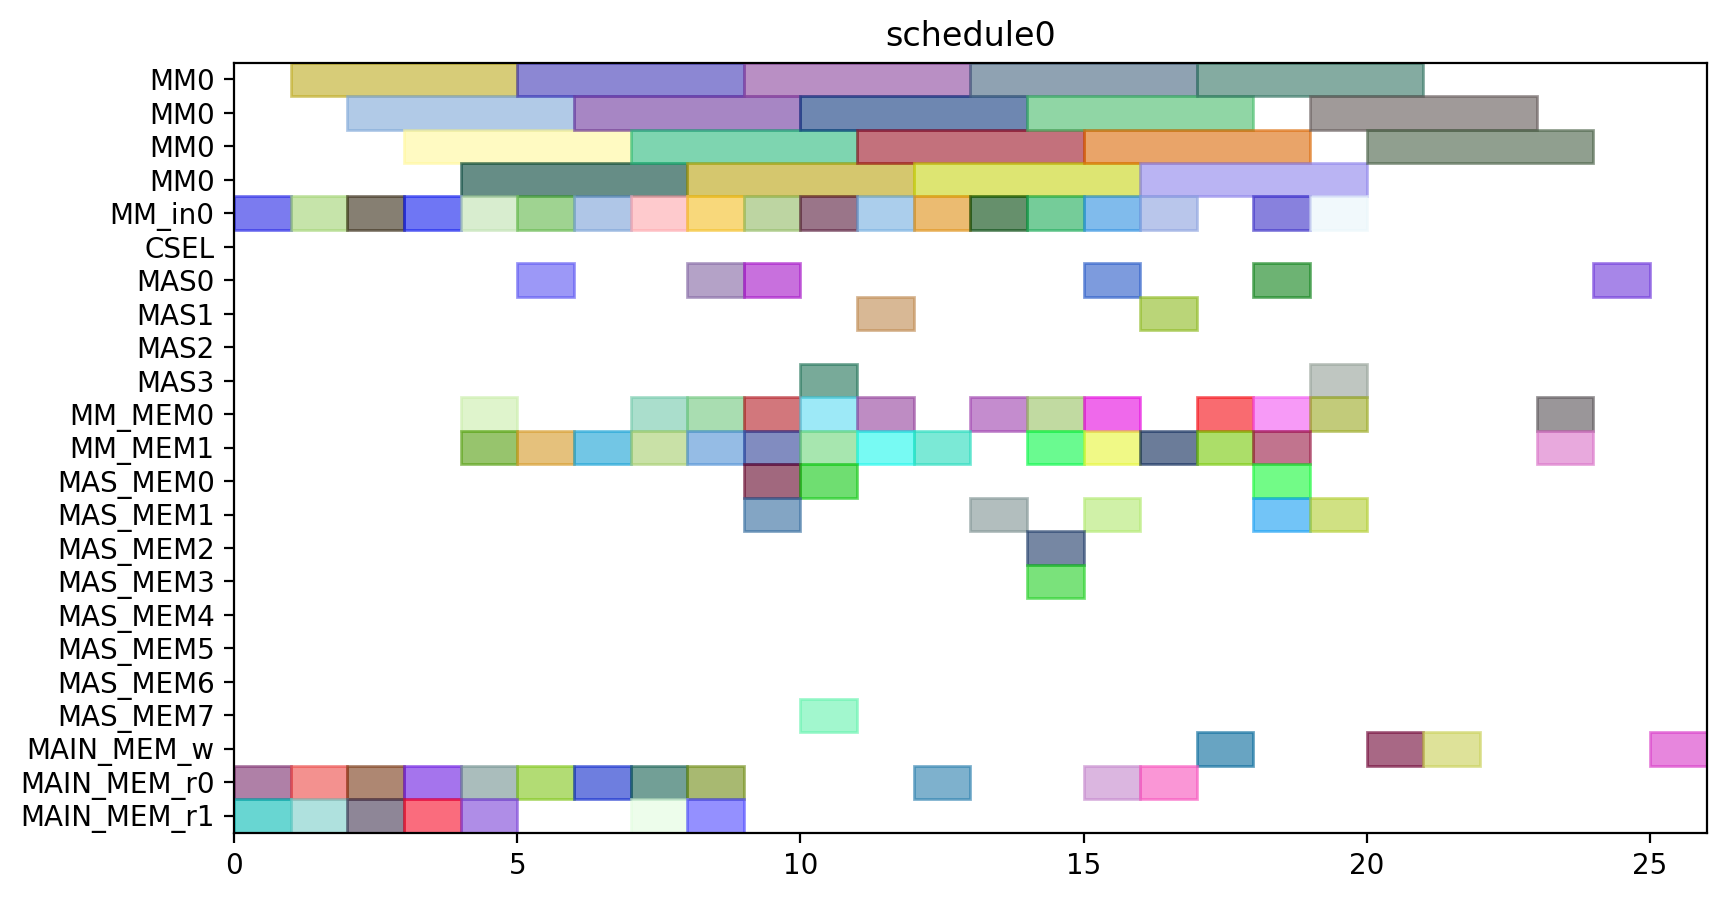

This chart was generated by the following Python code:
from pyschedule import Scenario, solvers, plotters, alt


def solve():
	horizon = 120
	S = Scenario("schedule0", horizon=horizon)

	# resource
	MM = S.Resources('MM', num=1, size=4)
	MM_in = S.Resources('MM_in', num=1)
	CSEL = S.Resource('CSEL')
	MAS = S.Resources('MAS', num=4, size=1, periods=range(1, horizon))
	MM_MEM = S.Resources('MM_MEM', num=2)
	MAS_MEM = S.Resources('MAS_MEM', num=8)
	MAIN_MEM_w = S.Resource('MAIN_MEM_w', size=1)
	MAIN_MEM_r = S.Resources('MAIN_MEM_r', num=2)

	# result of previous scheduling

	# new tasks
	T1 = S.Task('T1', length=4, delay_cost=1)
	T1 += alt(MM)
	T1_in = S.Task('T1_in', length=1, delay_cost=1)
	T1_in += alt(MM_in)
	S += T1_in*MM_in[0]<=T1*MM[0]
	T1_mem0 = S.Task('T1_mem0', length=1, delay_cost=1)
	T1_mem0 += MAIN_MEM_r[0]
	S += T1_mem0 <= T1

	T1_mem1 = S.Task('T1_mem1', length=1, delay_cost=1)
	T1_mem1 += MAIN_MEM_r[1]
	S += T1_mem1 <= T1

	T2 = S.Task('T2', length=4, delay_cost=1)
	T2 += alt(MM)
	T2_in = S.Task('T2_in', length=1, delay_cost=1)
	T2_in += alt(MM_in)
	S += T2_in*MM_in[0]<=T2*MM[0]
	T2_mem0 = S.Task('T2_mem0', length=1, delay_cost=1)
	T2_mem0 += MAIN_MEM_r[0]
	S += T2_mem0 <= T2

	T2_mem1 = S.Task('T2_mem1', length=1, delay_cost=1)
	T2_mem1 += MAIN_MEM_r[1]
	S += T2_mem1 <= T2

	T3 = S.Task('T3', length=4, delay_cost=1)
	T3 += alt(MM)
	T3_in = S.Task('T3_in', length=1, delay_cost=1)
	T3_in += alt(MM_in)
	S += T3_in*MM_in[0]<=T3*MM[0]
	T3_mem0 = S.Task('T3_mem0', length=1, delay_cost=1)
	T3_mem0 += MAIN_MEM_r[0]
	S += T3_mem0 <= T3

	T3_mem1 = S.Task('T3_mem1', length=1, delay_cost=1)
	T3_mem1 += MAIN_MEM_r[1]
	S += T3_mem1 <= T3

	T4 = S.Task('T4', length=4, delay_cost=1)
	T4 += alt(MM)
	T4_in = S.Task('T4_in', length=1, delay_cost=1)
	T4_in += alt(MM_in)
	S += T4_in*MM_in[0]<=T4*MM[0]
	T4_mem0 = S.Task('T4_mem0', length=1, delay_cost=1)
	T4_mem0 += MAIN_MEM_r[0]
	S += T4_mem0 <= T4

	T4_mem1 = S.Task('T4_mem1', length=1, delay_cost=1)
	T4_mem1 += MAIN_MEM_r[1]
	S += T4_mem1 <= T4

	T5 = S.Task('T5', length=4, delay_cost=1)
	T5 += alt(MM)
	T5_in = S.Task('T5_in', length=1, delay_cost=1)
	T5_in += alt(MM_in)
	S += T5_in*MM_in[0]<=T5*MM[0]
	T5_mem0 = S.Task('T5_mem0', length=1, delay_cost=1)
	T5_mem0 += MAIN_MEM_r[0]
	S += T5_mem0 <= T5

	T5_mem1 = S.Task('T5_mem1', length=1, delay_cost=1)
	T5_mem1 += MAIN_MEM_r[1]
	S += T5_mem1 <= T5

	T6 = S.Task('T6', length=4, delay_cost=1)
	T6 += alt(MM)
	T6_in = S.Task('T6_in', length=1, delay_cost=1)
	T6_in += alt(MM_in)
	S += T6_in*MM_in[0]<=T6*MM[0]
	T6_mem0 = S.Task('T6_mem0', length=1, delay_cost=1)
	T6_mem0 += MAIN_MEM_r[0]
	S += T6_mem0 <= T6

	T6_mem1 = S.Task('T6_mem1', length=1, delay_cost=1)
	T6_mem1 += MAIN_MEM_r[1]
	S += T6_mem1 <= T6

	T7 = S.Task('T7', length=4, delay_cost=1)
	T7 += alt(MM)
	T7_in = S.Task('T7_in', length=1, delay_cost=1)
	T7_in += alt(MM_in)
	S += T7_in*MM_in[0]<=T7*MM[0]
	T7_mem0 = S.Task('T7_mem0', length=1, delay_cost=1)
	T7_mem0 += MAIN_MEM_r[0]
	S += T7_mem0 <= T7

	T7_mem1 = S.Task('T7_mem1', length=1, delay_cost=1)
	T7_mem1 += MAIN_MEM_r[1]
	S += T7_mem1 <= T7

	T8 = S.Task('T8', length=4, delay_cost=1)
	T8 += alt(MM)
	T8_in = S.Task('T8_in', length=1, delay_cost=1)
	T8_in += alt(MM_in)
	S += T8_in*MM_in[0]<=T8*MM[0]
	T8_mem0 = S.Task('T8_mem0', length=1, delay_cost=1)
	T8_mem0 += MAIN_MEM_r[0]
	S += T8_mem0 <= T8

	T8_mem1 = S.Task('T8_mem1', length=1, delay_cost=1)
	T8_mem1 += alt(MM_MEM)
	S += (T1*MM[0])-1 < T8_mem1*MM_MEM[1]
	S += T8_mem1 <= T8

	T9 = S.Task('T9', length=4, delay_cost=1)
	T9 += alt(MM)
	T9_in = S.Task('T9_in', length=1, delay_cost=1)
	T9_in += alt(MM_in)
	S += T9_in*MM_in[0]<=T9*MM[0]
	T9_mem0 = S.Task('T9_mem0', length=1, delay_cost=1)
	T9_mem0 += MAIN_MEM_r[0]
	S += T9_mem0 <= T9

	T9_mem1 = S.Task('T9_mem1', length=1, delay_cost=1)
	T9_mem1 += alt(MM_MEM)
	S += (T1*MM[0])-1 < T9_mem1*MM_MEM[1]
	S += T9_mem1 <= T9

	T10 = S.Task('T10', length=4, delay_cost=1)
	T10 += alt(MM)
	T10_in = S.Task('T10_in', length=1, delay_cost=1)
	T10_in += alt(MM_in)
	S += T10_in*MM_in[0]<=T10*MM[0]
	T10_mem0 = S.Task('T10_mem0', length=1, delay_cost=1)
	T10_mem0 += MAIN_MEM_r[0]
	S += T10_mem0 <= T10

	T10_mem1 = S.Task('T10_mem1', length=1, delay_cost=1)
	T10_mem1 += alt(MM_MEM)
	S += (T3*MM[0])-1 < T10_mem1*MM_MEM[1]
	S += T10_mem1 <= T10

	T11 = S.Task('T11', length=4, delay_cost=1)
	T11 += alt(MM)
	T11_in = S.Task('T11_in', length=1, delay_cost=1)
	T11_in += alt(MM_in)
	S += T11_in*MM_in[0]<=T11*MM[0]
	T11_mem0 = S.Task('T11_mem0', length=1, delay_cost=1)
	T11_mem0 += MAIN_MEM_r[0]
	S += T11_mem0 <= T11

	T11_mem1 = S.Task('T11_mem1', length=1, delay_cost=1)
	T11_mem1 += alt(MM_MEM)
	S += (T3*MM[0])-1 < T11_mem1*MM_MEM[1]
	S += T11_mem1 <= T11

	T12 = S.Task('T12', length=1, delay_cost=1)
	T12 += alt(MAS)
	T12_mem0 = S.Task('T12_mem0', length=1, delay_cost=1)
	T12_mem0 += alt(MM_MEM)
	S += (T4*MM[0])-1 < T12_mem0*MM_MEM[0]
	S += T12_mem0 <= T12

	T12_mem1 = S.Task('T12_mem1', length=1, delay_cost=1)
	T12_mem1 += alt(MM_MEM)
	S += (T2*MM[0])-1 < T12_mem1*MM_MEM[1]
	S += T12_mem1 <= T12

	T13 = S.Task('T13', length=1, delay_cost=1)
	T13 += alt(MAS)
	T13_mem0 = S.Task('T13_mem0', length=1, delay_cost=1)
	T13_mem0 += alt(MM_MEM)
	S += (T4*MM[0])-1 < T13_mem0*MM_MEM[0]
	S += T13_mem0 <= T13

	T13_mem1 = S.Task('T13_mem1', length=1, delay_cost=1)
	T13_mem1 += alt(MM_MEM)
	S += (T2*MM[0])-1 < T13_mem1*MM_MEM[1]
	S += T13_mem1 <= T13

	T15 = S.Task('T15', length=1, delay_cost=1)
	T15 += alt(MAS)
	T15_mem0 = S.Task('T15_mem0', length=1, delay_cost=1)
	T15_mem0 += alt(MM_MEM)
	S += (T7*MM[0])-1 < T15_mem0*MM_MEM[0]
	S += T15_mem0 <= T15

	T15_mem1 = S.Task('T15_mem1', length=1, delay_cost=1)
	T15_mem1 += alt(MM_MEM)
	S += (T7*MM[0])-1 < T15_mem1*MM_MEM[1]
	S += T15_mem1 <= T15

	T14 = S.Task('T14', length=4, delay_cost=1)
	T14 += alt(MM)
	T14_in = S.Task('T14_in', length=1, delay_cost=1)
	T14_in += alt(MM_in)
	S += T14_in*MM_in[0]<=T14*MM[0]
	T14_mem0 = S.Task('T14_mem0', length=1, delay_cost=1)
	T14_mem0 += alt(MAS_MEM)
	S += (T13*MAS[0])-1 < T14_mem0*MAS_MEM[0]
	S += (T13*MAS[1])-1 < T14_mem0*MAS_MEM[2]
	S += (T13*MAS[2])-1 < T14_mem0*MAS_MEM[4]
	S += (T13*MAS[3])-1 < T14_mem0*MAS_MEM[6]
	S += T14_mem0 <= T14

	T14_mem1 = S.Task('T14_mem1', length=1, delay_cost=1)
	T14_mem1 += alt(MAS_MEM)
	S += (T13*MAS[0])-1 < T14_mem1*MAS_MEM[1]
	S += (T13*MAS[1])-1 < T14_mem1*MAS_MEM[3]
	S += (T13*MAS[2])-1 < T14_mem1*MAS_MEM[5]
	S += (T13*MAS[3])-1 < T14_mem1*MAS_MEM[7]
	S += T14_mem1 <= T14

	T16 = S.Task('T16', length=4, delay_cost=1)
	T16 += alt(MM)
	T16_in = S.Task('T16_in', length=1, delay_cost=1)
	T16_in += alt(MM_in)
	S += T16_in*MM_in[0]<=T16*MM[0]
	T16_mem0 = S.Task('T16_mem0', length=1, delay_cost=1)
	T16_mem0 += alt(MM_MEM)
	S += (T1*MM[0])-1 < T16_mem0*MM_MEM[0]
	S += T16_mem0 <= T16

	T16_mem1 = S.Task('T16_mem1', length=1, delay_cost=1)
	T16_mem1 += alt(MM_MEM)
	S += (T8*MM[0])-1 < T16_mem1*MM_MEM[1]
	S += T16_mem1 <= T16

	T17 = S.Task('T17', length=4, delay_cost=1)
	T17 += alt(MM)
	T17_in = S.Task('T17_in', length=1, delay_cost=1)
	T17_in += alt(MM_in)
	S += T17_in*MM_in[0]<=T17*MM[0]
	T17_mem0 = S.Task('T17_mem0', length=1, delay_cost=1)
	T17_mem0 += alt(MM_MEM)
	S += (T8*MM[0])-1 < T17_mem0*MM_MEM[0]
	S += T17_mem0 <= T17

	T17_mem1 = S.Task('T17_mem1', length=1, delay_cost=1)
	T17_mem1 += alt(MAS_MEM)
	S += (T15*MAS[0])-1 < T17_mem1*MAS_MEM[1]
	S += (T15*MAS[1])-1 < T17_mem1*MAS_MEM[3]
	S += (T15*MAS[2])-1 < T17_mem1*MAS_MEM[5]
	S += (T15*MAS[3])-1 < T17_mem1*MAS_MEM[7]
	S += T17_mem1 <= T17

	T18 = S.Task('T18', length=1, delay_cost=1)
	T18 += alt(MAS)
	T18_mem0 = S.Task('T18_mem0', length=1, delay_cost=1)
	T18_mem0 += alt(MM_MEM)
	S += (T5*MM[0])-1 < T18_mem0*MM_MEM[0]
	S += T18_mem0 <= T18

	T18_mem1 = S.Task('T18_mem1', length=1, delay_cost=1)
	T18_mem1 += alt(MM_MEM)
	S += (T9*MM[0])-1 < T18_mem1*MM_MEM[1]
	S += T18_mem1 <= T18

	T19 = S.Task('T19', length=1, delay_cost=1)
	T19 += alt(MAS)
	T19_mem0 = S.Task('T19_mem0', length=1, delay_cost=1)
	T19_mem0 += alt(MM_MEM)
	S += (T5*MM[0])-1 < T19_mem0*MM_MEM[0]
	S += T19_mem0 <= T19

	T19_mem1 = S.Task('T19_mem1', length=1, delay_cost=1)
	T19_mem1 += alt(MM_MEM)
	S += (T9*MM[0])-1 < T19_mem1*MM_MEM[1]
	S += T19_mem1 <= T19

	T21 = S.Task('T21', length=1, delay_cost=1)
	T21 += alt(MAS)
	T21_mem0 = S.Task('T21_mem0', length=1, delay_cost=1)
	T21_mem0 += alt(MM_MEM)
	S += (T6*MM[0])-1 < T21_mem0*MM_MEM[0]
	S += T21_mem0 <= T21

	T21_mem1 = S.Task('T21_mem1', length=1, delay_cost=1)
	T21_mem1 += alt(MM_MEM)
	S += (T10*MM[0])-1 < T21_mem1*MM_MEM[1]
	S += T21_mem1 <= T21

	T24 = S.Task('T24', length=4, delay_cost=1)
	T24 += alt(MM)
	T24_in = S.Task('T24_in', length=1, delay_cost=1)
	T24_in += alt(MM_in)
	S += T24_in*MM_in[0]<=T24*MM[0]
	T24_mem0 = S.Task('T24_mem0', length=1, delay_cost=1)
	T24_mem0 += alt(MM_MEM)
	S += (T11*MM[0])-1 < T24_mem0*MM_MEM[0]
	S += T24_mem0 <= T24

	T24_mem1 = S.Task('T24_mem1', length=1, delay_cost=1)
	T24_mem1 += alt(MAS_MEM)
	S += (T12*MAS[0])-1 < T24_mem1*MAS_MEM[1]
	S += (T12*MAS[1])-1 < T24_mem1*MAS_MEM[3]
	S += (T12*MAS[2])-1 < T24_mem1*MAS_MEM[5]
	S += (T12*MAS[3])-1 < T24_mem1*MAS_MEM[7]
	S += T24_mem1 <= T24

	T20 = S.Task('T20', length=4, delay_cost=1)
	T20 += alt(MM)
	T20_in = S.Task('T20_in', length=1, delay_cost=1)
	T20_in += alt(MM_in)
	S += T20_in*MM_in[0]<=T20*MM[0]
	T20_mem0 = S.Task('T20_mem0', length=1, delay_cost=1)
	T20_mem0 += alt(MAS_MEM)
	S += (T15*MAS[0])-1 < T20_mem0*MAS_MEM[0]
	S += (T15*MAS[1])-1 < T20_mem0*MAS_MEM[2]
	S += (T15*MAS[2])-1 < T20_mem0*MAS_MEM[4]
	S += (T15*MAS[3])-1 < T20_mem0*MAS_MEM[6]
	S += T20_mem0 <= T20

	T20_mem1 = S.Task('T20_mem1', length=1, delay_cost=1)
	T20_mem1 += alt(MAS_MEM)
	S += (T18*MAS[0])-1 < T20_mem1*MAS_MEM[1]
	S += (T18*MAS[1])-1 < T20_mem1*MAS_MEM[3]
	S += (T18*MAS[2])-1 < T20_mem1*MAS_MEM[5]
	S += (T18*MAS[3])-1 < T20_mem1*MAS_MEM[7]
	S += T20_mem1 <= T20

	T22 = S.Task('T22', length=4, delay_cost=1)
	T22 += alt(MM)
	T22_in = S.Task('T22_in', length=1, delay_cost=1)
	T22_in += alt(MM_in)
	S += T22_in*MM_in[0]<=T22*MM[0]
	T22_mem0 = S.Task('T22_mem0', length=1, delay_cost=1)
	T22_mem0 += alt(MAS_MEM)
	S += (T21*MAS[0])-1 < T22_mem0*MAS_MEM[0]
	S += (T21*MAS[1])-1 < T22_mem0*MAS_MEM[2]
	S += (T21*MAS[2])-1 < T22_mem0*MAS_MEM[4]
	S += (T21*MAS[3])-1 < T22_mem0*MAS_MEM[6]
	S += T22_mem0 <= T22

	T22_mem1 = S.Task('T22_mem1', length=1, delay_cost=1)
	T22_mem1 += alt(MAS_MEM)
	S += (T21*MAS[0])-1 < T22_mem1*MAS_MEM[1]
	S += (T21*MAS[1])-1 < T22_mem1*MAS_MEM[3]
	S += (T21*MAS[2])-1 < T22_mem1*MAS_MEM[5]
	S += (T21*MAS[3])-1 < T22_mem1*MAS_MEM[7]
	S += T22_mem1 <= T22

	T23 = S.Task('T23', length=4, delay_cost=1)
	T23 += alt(MM)
	T23_in = S.Task('T23_in', length=1, delay_cost=1)
	T23_in += alt(MM_in)
	S += T23_in*MM_in[0]<=T23*MM[0]
	T23_mem0 = S.Task('T23_mem0', length=1, delay_cost=1)
	T23_mem0 += alt(MAS_MEM)
	S += (T19*MAS[0])-1 < T23_mem0*MAS_MEM[0]
	S += (T19*MAS[1])-1 < T23_mem0*MAS_MEM[2]
	S += (T19*MAS[2])-1 < T23_mem0*MAS_MEM[4]
	S += (T19*MAS[3])-1 < T23_mem0*MAS_MEM[6]
	S += T23_mem0 <= T23

	T23_mem1 = S.Task('T23_mem1', length=1, delay_cost=1)
	T23_mem1 += alt(MAS_MEM)
	S += (T19*MAS[0])-1 < T23_mem1*MAS_MEM[1]
	S += (T19*MAS[1])-1 < T23_mem1*MAS_MEM[3]
	S += (T19*MAS[2])-1 < T23_mem1*MAS_MEM[5]
	S += (T19*MAS[3])-1 < T23_mem1*MAS_MEM[7]
	S += T23_mem1 <= T23

	Z2_new = S.Task('Z2_new', length=4, delay_cost=1)
	Z2_new += alt(MM)
	Z2_new_in = S.Task('Z2_new_in', length=1, delay_cost=1)
	Z2_new_in += alt(MM_in)
	S += Z2_new_in*MM_in[0]<=Z2_new*MM[0]
	S += 0<Z2_new

	Z2_new_w = S.Task('Z2_new_w', length=1, delay_cost=1)
	Z2_new_w += alt(MAIN_MEM_w)
	S += Z2_new <= Z2_new_w

	Z2_new_mem0 = S.Task('Z2_new_mem0', length=1, delay_cost=1)
	Z2_new_mem0 += MAIN_MEM_r[0]
	S += Z2_new_mem0 <= Z2_new

	Z2_new_mem1 = S.Task('Z2_new_mem1', length=1, delay_cost=1)
	Z2_new_mem1 += alt(MM_MEM)
	S += (T14*MM[0])-1 < Z2_new_mem1*MM_MEM[1]
	S += Z2_new_mem1 <= Z2_new

	T25 = S.Task('T25', length=1, delay_cost=1)
	T25 += alt(MAS)
	T25_mem0 = S.Task('T25_mem0', length=1, delay_cost=1)
	T25_mem0 += alt(MM_MEM)
	S += (T20*MM[0])-1 < T25_mem0*MM_MEM[0]
	S += T25_mem0 <= T25

	T25_mem1 = S.Task('T25_mem1', length=1, delay_cost=1)
	T25_mem1 += alt(MM_MEM)
	S += (T20*MM[0])-1 < T25_mem1*MM_MEM[1]
	S += T25_mem1 <= T25

	X2_new = S.Task('X2_new', length=1, delay_cost=1)
	X2_new += alt(MAS)
	S += 0<X2_new

	X2_new_w = S.Task('X2_new_w', length=1, delay_cost=1)
	X2_new_w += alt(MAIN_MEM_w)
	S += X2_new <= X2_new_w

	X2_new_mem0 = S.Task('X2_new_mem0', length=1, delay_cost=1)
	X2_new_mem0 += alt(MM_MEM)
	S += (T22*MM[0])-1 < X2_new_mem0*MM_MEM[0]
	S += X2_new_mem0 <= X2_new

	X2_new_mem1 = S.Task('X2_new_mem1', length=1, delay_cost=1)
	X2_new_mem1 += alt(MM_MEM)
	S += (T24*MM[0])-1 < X2_new_mem1*MM_MEM[1]
	S += X2_new_mem1 <= X2_new

	X1_new = S.Task('X1_new', length=1, delay_cost=1)
	X1_new += alt(MAS)
	S += 0<X1_new

	X1_new_w = S.Task('X1_new_w', length=1, delay_cost=1)
	X1_new_w += alt(MAIN_MEM_w)
	S += X1_new <= X1_new_w

	X1_new_mem0 = S.Task('X1_new_mem0', length=1, delay_cost=1)
	X1_new_mem0 += alt(MM_MEM)
	S += (T23*MM[0])-1 < X1_new_mem0*MM_MEM[0]
	S += X1_new_mem0 <= X1_new

	X1_new_mem1 = S.Task('X1_new_mem1', length=1, delay_cost=1)
	X1_new_mem1 += alt(MM_MEM)
	S += (T17*MM[0])-1 < X1_new_mem1*MM_MEM[1]
	S += X1_new_mem1 <= X1_new

	Z1_new = S.Task('Z1_new', length=1, delay_cost=1)
	Z1_new += alt(MAS)
	S += 0<Z1_new

	Z1_new_w = S.Task('Z1_new_w', length=1, delay_cost=1)
	Z1_new_w += alt(MAIN_MEM_w)
	S += Z1_new <= Z1_new_w

	Z1_new_mem0 = S.Task('Z1_new_mem0', length=1, delay_cost=1)
	Z1_new_mem0 += alt(MM_MEM)
	S += (T16*MM[0])-1 < Z1_new_mem0*MM_MEM[0]
	S += Z1_new_mem0 <= Z1_new

	Z1_new_mem1 = S.Task('Z1_new_mem1', length=1, delay_cost=1)
	Z1_new_mem1 += alt(MAS_MEM)
	S += (T25*MAS[0])-1 < Z1_new_mem1*MAS_MEM[1]
	S += (T25*MAS[1])-1 < Z1_new_mem1*MAS_MEM[3]
	S += (T25*MAS[2])-1 < Z1_new_mem1*MAS_MEM[5]
	S += (T25*MAS[3])-1 < Z1_new_mem1*MAS_MEM[7]
	S += Z1_new_mem1 <= Z1_new

	solvers.mip.solve(S,msg=1,kind='CPLEX',ratio_gap=1.01)

	solution = [['hoge']*len(S.solution()[1]) for i in range(len(S.solution()))]
	for i in range(len(S.solution())):
		for j in range(len(S.solution()[i])):
			solution[i][j]=str(S.solution()[i][j])
	print(solution)

	cycles = int(solution[-1][3])

	pic_file_name = "/home/mfukuda/ABE/multiRAM_multiMAS_16mux/scheduling_result/stage4MM1_stage1MAS4/EP_LADDERMUL/schedule0.png"
	if(S.solution() != []):
		plotters.matplotlib.plot(S,img_filename=pic_file_name, show_task_labels=False, fig_size=(cycles*0.25+3, 5))

	return solution
